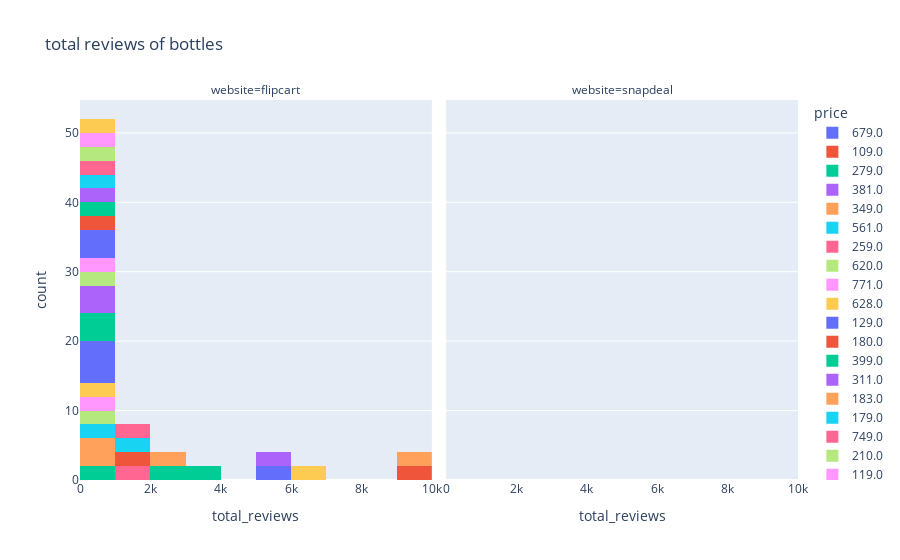

Source (notebook cell):
### Code cell
kw = 'bottles'
bottles = dataset[dataset['keyword'] == kw]
x = 'total_reviews'
title = f'total reviews of {kw}'
facet_col = 'website'
px.histogram(data_frame = bottles, x = x, title = title, facet_col = facet_col, color='price')

### Figure 1 — Plotly figure (JSON) as saved in the notebook; plotly's stock layout.template omitted (floating-point values rounded to 4 significant figures)
{"data": [{"alignmentgroup": "True", "bingroup": "x", "hoverlabel": {"namelength": 0}, "hovertemplate": "price=679.0<br>website=flipcart<br>total_reviews=%{x}<br>count=%{y}", "legendgroup": "679.0", "marker": {"color": "#636efa"}, "name": "679.0", "offsetgroup": "679.0", "orientation": "v", "showlegend": true, "type": "histogram", "x": [5821, 5821], "xaxis": "x", "yaxis": "y"}, {"alignmentgroup": "True", "bingroup": "x", "hoverlabel": {"namelength": 0}, "hovertemplate": "price=109.0<br>website=flipcart<br>total_reviews=%{x}<br>count=%{y}", "legendgroup": "109.0", "marker": {"color": "#EF553B"}, "name": "109.0", "offsetgroup": "109.0", "orientation": "v", "showlegend": true, "type": "histogram", "x": [9548, 9548], "xaxis": "x", "yaxis": "y"}, {"alignmentgroup": "True", "bingroup": "x", "hoverlabel": {"namelength": 0}, "hovertemplate": "price=279.0<br>website=flipcart<br>total_reviews=%{x}<br>count=%{y}", "legendgroup": "279.0", "marker": {"color": "#00cc96"}, "name": "279.0", "offsetgroup": "279.0", "orientation": "v", "showlegend": true, "type": "histogram", "x": [2545, 809, 809, 2545], "xaxis": "x", "yaxis": "y"}, {"alignmentgroup": "True", "bingroup": "x", "hoverlabel": {"namelength": 0}, "hovertemplate": "price=381.0<br>website=flipcart<br>total_reviews=%{x}<br>count=%{y}", "legendgroup": "381.0", "marker": {"color": "#ab63fa"}, "name": "381.0", "offsetgroup": "381.0", "orientation": "v", "showlegend": true, "type": "histogram", "x": [5821, 5821], "xaxis": "x", "yaxis": "y"}, {"alignmentgroup": "True", "bingroup": "x", "hoverlabel": {"namelength": 0}, "hovertemplate": "price=349.0<br>website=flipcart<br>total_reviews=%{x}<br>count=%{y}", "legendgroup": "349.0", "marker": {"color": "#FFA15A"}, "name": "349.0", "offsetgroup": "349.0", "orientation": "v", "showlegend": true, "type": "histogram", "x": [76, 140, 76, 140], "xaxis": "x", "yaxis": "y"}, {"alignmentgroup": "True", "bingroup": "x", "hoverlabel": {"namelength": 0}, "hovertemplate": "price=561.0<br>website=flipcart<br>total_reviews=%{x}<br>count=%{y}", "legendgroup": "561.0", "marker": {"color": "#19d3f3"}, "name": "561.0", "offsetgroup": "561.0", "orientation": "v", "showlegend": true, "type": "histogram", "x": [84, 84], "xaxis": "x", "yaxis": "y"}, {"alignmentgroup": "True", "bingroup": "x", "hoverlabel": {"namelength": 0}, "hovertemplate": "price=259.0<br>website=flipcart<br>total_reviews=%{x}<br>count=%{y}", "legendgroup": "259.0", "marker": {"color": "#FF6692"}, "name": "259.0", "offsetgroup": "259.0", "orientation": "v", "showlegend": true, "type": "histogram", "x": [1759, 1759], "xaxis": "x", "yaxis": "y"}, {"alignmentgroup": "True", "bingroup": "x", "hoverlabel": {"namelength": 0}, "hovertemplate": "price=620.0<br>website=flipcart<br>total_reviews=%{x}<br>count=%{y}", "legendgroup": "620.0", "marker": {"color": "#B6E880"}, "name": "620.0", "offsetgroup": "620.0", "orientation": "v", "showlegend": true, "type": "histogram", "x": [136, 136], "xaxis": "x", "yaxis": "y"}, {"alignmentgroup": "True", "bingroup": "x", "hoverlabel": {"namelength": 0}, "hovertemplate": "price=771.0<br>website=flipcart<br>total_reviews=%{x}<br>count=%{y}", "legendgroup": "771.0", "marker": {"color": "#FF97FF"}, "name": "771.0", "offsetgroup": "771.0", "orientation": "v", "showlegend": true, "type": "histogram", "x": [12, 12], "xaxis": "x", "yaxis": "y"}, {"alignmentgroup": "True", "bingroup": "x", "hoverlabel": {"namelength": 0}, "hovertemplate": "price=628.0<br>website=flipcart<br>total_reviews=%{x}<br>count=%{y}", "legendgroup": "628.0", "marker": {"color": "#FECB52"}, "name": "628.0", "offsetgroup": "628.0", "orientation": "v", "showlegend": true, "type": "histogram", "x": [502, 502], "xaxis": "x", "yaxis": "y"}, {"alignmentgroup": "True", "bingroup": "x", "hoverlabel": {"namelength": 0}, "hovertemplate": "price=129.0<br>website=flipcart<br>total_reviews=%{x}<br>count=%{y}", "legendgroup": "129.0", "marker": {"color": "#636efa"}, "name": "129.0", "offsetgroup": "129.0", "orientation": "v", "showlegend": true, "type": "histogram", "x": [663, 663, 881, 663, 663, 881], "xaxis": "x", "yaxis": "y"}, {"alignmentgroup": "True", "bingroup": "x", "hoverlabel": {"namelength": 0}, "hovertemplate": "price=180.0<br>website=flipcart<br>total_reviews=%{x}<br>count=%{y}", "legendgroup": "180.0", "marker": {"color": "#EF553B"}, "name": "180.0", "offsetgroup": "180.0", "orientation": "v", "showlegend": true, "type": "histogram", "x": [1409, 1409], "xaxis": "x", "yaxis": "y"}, {"alignmentgroup": "True", "bingroup": "x", "hoverlabel": {"namelength": 0}, "hovertemplate": "price=399.0<br>website=flipcart<br>total_reviews=%{x}<br>count=%{y}", "legendgroup": "399.0", "marker": {"color": "#00cc96"}, "name": "399.0", "offsetgroup": "399.0", "orientation": "v", "showlegend": true, "type": "histogram", "x": [127, 3242, 3242, 127, 23, 23], "xaxis": "x", "yaxis": "y"}, {"alignmentgroup": "True", "bingroup": "x", "hoverlabel": {"namelength": 0}, "hovertemplate": "price=311.0<br>website=flipcart<br>total_reviews=%{x}<br>count=%{y}", "legendgroup": "311.0", "marker": {"color": "#ab63fa"}, "name": "311.0", "offsetgroup": "311.0", "orientation": "v", "showlegend": true, "type": "histogram", "x": [61, 70, 70, 61], "xaxis": "x", "yaxis": "y"}, {"alignmentgroup": "True", "bingroup": "x", "hoverlabel": {"namelength": 0}, "hovertemplate": "price=183.0<br>website=flipcart<br>total_reviews=%{x}<br>count=%{y}", "legendgroup": "183.0", "marker": {"color": "#FFA15A"}, "name": "183.0", "offsetgroup": "183.0", "orientation": "v", "showlegend": true, "type": "histogram", "x": [9689, 9689], "xaxis": "x", "yaxis": "y"}, {"alignmentgroup": "True", "bingroup": "x", "hoverlabel": {"namelength": 0}, "hovertemplate": "price=179.0<br>website=flipcart<br>total_reviews=%{x}<br>count=%{y}", "legendgroup": "179.0", "marker": {"color": "#19d3f3"}, "name": "179.0", "offsetgroup": "179.0", "orientation": "v", "showlegend": true, "type": "histogram", "x": [1623, 1623], "xaxis": "x", "yaxis": "y"}, {"alignmentgroup": "True", "bingroup": "x", "hoverlabel": {"namelength": 0}, "hovertemplate": "price=749.0<br>website=flipcart<br>total_reviews=%{x}<br>count=%{y}", "legendgroup": "749.0", "marker": {"color": "#FF6692"}, "name": "749.0", "offsetgroup": "749.0", "orientation": "v", "showlegend": true, "type": "histogram", "x": [1357, 1357], "xaxis": "x", "yaxis": "y"}, {"alignmentgroup": "True", "bingroup": "x", "hoverlabel": {"namelength": 0}, "hovertemplate": "price=210.0<br>website=flipcart<br>total_reviews=%{x}<br>count=%{y}", "legendgroup": "210.0", "marker": {"color": "#B6E880"}, "name": "210.0", "offsetgroup": "210.0", "orientation": "v", "showlegend": true, "type": "histogram", "x": [100, 100], "xaxis": "x", "yaxis": "y"}, {"alignmentgroup": "True", "bingroup": "x", "hoverlabel": {"namelength": 0}, "hovertemplate": "price=119.0<br>website=flipcart<br>total_reviews=%{x}<br>count=%{y}", "legendgroup": "119.0", "marker": {"color": "#FF97FF"}, "name": "119.0", "offsetgroup": "119.0", "orientation": "v", "showlegend": true, "type": "histogram", "x": [29, 29], "xaxis": "x", "yaxis": "y"}, {"alignmentgroup": "True", "bingroup": "x", "hoverlabel": {"namelength": 0}, "hovertemplate": "price=199.0<br>website=flipcart<br>total_reviews=%{x}<br>count=%{y}", "legendgroup": "199.0", "marker": {"color": "#FECB52"}, "name": "199.0", "offsetgroup": "199.0", "orientation": "v", "showlegend": true, "type": "histogram", "x": [6809, 6809], "xaxis": "x", "yaxis": "y"}, {"alignmentgroup": "True", "bingroup": "x", "hoverlabel": {"namelength": 0}, "hovertemplate": "price=499.0<br>website=flipcart<br>total_reviews=%{x}<br>count=%{y}", "legendgroup": "499.0", "marker": {"color": "#636efa"}, "name": "499.0", "offsetgroup": "499.0", "orientation": "v", "showlegend": true, "type": "histogram", "x": [102, 100, 102, 100], "xaxis": "x", "yaxis": "y"}, {"alignmentgroup": "True", "bingroup": "x", "hoverlabel": {"namelength": 0}, "hovertemplate": "price=911.0<br>website=flipcart<br>total_reviews=%{x}<br>count=%{y}", "legendgroup": "911.0", "marker": {"color": "#EF553B"}, "name": "911.0", "offsetgroup": "911.0", "orientation": "v", "showlegend": true, "type": "histogram", "x": [76, 76], "xaxis": "x", "yaxis": "y"}, {"alignmentgroup": "True", "bingroup": "x", "hoverlabel": {"namelength": 0}, "hovertemplate": "price=374.0<br>website=flipcart<br>total_reviews=%{x}<br>count=%{y}", "legendgroup": "374.0", "marker": {"color": "#00cc96"}, "name": "374.0", "offsetgroup": "374.0", "orientation": "v", "showlegend": true, "type": "histogram", "x": [4, 4], "xaxis": "x", "yaxis": "y"}, {"alignmentgroup": "True", "bingroup": "x", "hoverlabel": {"namelength": 0}, "hovertemplate": "price=729.0<br>website=flipcart<br>total_reviews=%{x}<br>count=%{y}", "legendgroup": "729.0", "marker": {"color": "#ab63fa"}, "name": "729.0", "offsetgroup": "729.0", "orientation": "v", "showlegend": true, "type": "histogram", "x": [45, 45], "xaxis": "x", "yaxis": "y"}, {"alignmentgroup": "True", "bingroup": "x", "hoverlabel": {"namelength": 0}, "hovertemplate": "price=229.0<br>website=flipcart<br>total_reviews=%{x}<br>count=%{y}", "legendgroup": "229.0", "marker": {"color": "#FFA15A"}, "name": "229.0", "offsetgroup": "229.0", "orientation": "v", "showlegend": true, "type": "histogram", "x": [2535, 2535], "xaxis": "x", "yaxis": "y"}, {"alignmentgroup": "True", "bingroup": "x", "hoverlabel": {"namelength": 0}, "hovertemplate": "price=586.0<br>website=flipcart<br>total_reviews=%{x}<br>count=%{y}", "legendgroup": "586.0", "marker": {"color": "#19d3f3"}, "name": "586.0", "offsetgroup": "586.0", "orientation": "v", "showlegend": true, "type": "histogram", "x": [92, 92], "xaxis": "x", "yaxis": "y"}, {"alignmentgroup": "True", "bingroup": "x", "hoverlabel": {"namelength": 0}, "hovertemplate": "price=439.0<br>website=flipcart<br>total_reviews=%{x}<br>count=%{y}", "legendgroup": "439.0", "marker": {"color": "#FF6692"}, "name": "439.0", "offsetgroup": "439.0", "orientation": "v", "showlegend": true, "type": "histogram", "x": [697, 697], "xaxis": "x", "yaxis": "y"}, {"alignmentgroup": "True", "bingroup": "x", "hoverlabel": {"namelength": 0}, "hovertemplate": "price=799.0<br>website=flipcart<br>total_reviews=%{x}<br>count=%{y}", "legendgroup": "799.0", "marker": {"color": "#B6E880"}, "name": "799.0", "offsetgroup": "799.0", "orientation": "v", "showlegend": true, "type": "histogram", "x": [206, 206], "xaxis": "x", "yaxis": "y"}, {"alignmentgroup": "True", "bingroup": "x", "hoverlabel": {"namelength": 0}, "hovertemplate": "price=595.0<br>website=flipcart<br>total_reviews=%{x}<br>count=%{y}", "legendgroup": "595.0", "marker": {"color": "#FF97FF"}, "name": "595.0", "offsetgroup": "595.0", "orientation": "v", "showlegend": true, "type": "histogram", "x": [38, 38], "xaxis": "x", "yaxis": "y"}, {"alignmentgroup": "True", "bingroup": "x", "hoverlabel": {"namelength": 0}, "hovertemplate": "price=651.0<br>website=flipcart<br>total_reviews=%{x}<br>count=%{y}", "legendgroup": "651.0", "marker": {"color": "#FECB52"}, "name": "651.0", "offsetgroup": "651.0", "orientation": "v", "showlegend": true, "type": "histogram", "x": [552, 552], "xaxis": "x", "yaxis": "y"}, {"alignmentgroup": "True", "bingroup": "x", "hoverlabel": {"namelength": 0}, "hovertemplate": "price=290.0<br>website=snapdeal<br>total_reviews=%{x}<br>count=%{y}", "legendgroup": "290.0", "marker": {"color": "#636efa"}, "name": "290.0", "offsetgroup": "290.0", "orientation": "v", "showlegend": true, "type": "histogram", "x": [null, null, null, null, null], "xaxis": "x2", "yaxis": "y2"}, {"alignmentgroup": "True", "bingroup": "x", "hoverlabel": {"namelength": 0}, "hovertemplate": "price=275.0<br>website=snapdeal<br>total_reviews=%{x}<br>count=%{y}", "legendgroup": "275.0", "marker": {"color": "#EF553B"}, "name": "275.0", "offsetgroup": "275.0", "orientation": "v", "showlegend": true, "type": "histogram", "x": [null, null], "xaxis": "x2", "yaxis": "y2"}, {"alignmentgroup": "True", "bingroup": "x", "hoverlabel": {"namelength": 0}, "hovertemplate": "price=269.0<br>website=snapdeal<br>total_reviews=%{x}<br>count=%{y}", "legendgroup": "269.0", "marker": {"color": "#00cc96"}, "name": "269.0", "offsetgroup": "269.0", "orientation": "v", "showlegend": true, "type": "histogram", "x": [null, null, null], "xaxis": "x2", "yaxis": "y2"}, {"alignmentgroup": "True", "bingroup": "x", "hoverlabel": {"namelength": 0}, "hovertemplate": "price=265.0<br>website=snapdeal<br>total_reviews=%{x}<br>count=%{y}", "legendgroup": "265.0", "marker": {"color": "#ab63fa"}, "name": "265.0", "offsetgroup": "265.0", "orientation": "v", "showlegend": true, "type": "histogram", "x": [null, null, null], "xaxis": "x2", "yaxis": "y2"}, {"alignmentgroup": "True", "bingroup": "x", "hoverlabel": {"namelength": 0}, "hovertemplate": "price=263.0<br>website=snapdeal<br>total_reviews=%{x}<br>count=%{y}", "legendgroup": "263.0", "marker": {"color": "#FFA15A"}, "name": "263.0", "offsetgroup": "263.0", "orientation": "v", "showlegend": true, "type": "histogram", "x": [null, null], "xaxis": "x2", "yaxis": "y2"}, {"alignmentgroup": "True", "bingroup": "x", "hoverlabel": {"namelength": 0}, "hovertemplate": "price=289.0<br>website=snapdeal<br>total_reviews=%{x}<br>count=%{y}", "legendgroup": "289.0", "marker": {"color": "#19d3f3"}, "name": "289.0", "offsetgroup": "289.0", "orientation": "v", "showlegend": true, "type": "histogram", "x": [null], "xaxis": "x2", "yaxis": "y2"}, {"alignmentgroup": "True", "bingroup": "x", "hoverlabel": {"namelength": 0}, "hovertemplate": "price=272.0<br>website=snapdeal<br>total_reviews=%{x}<br>count=%{y}", "legendgroup": "272.0", "marker": {"color": "#FF6692"}, "name": "272.0", "offsetgroup": "272.0", "orientation": "v", "showlegend": true, "type": "histogram", "x": [null], "xaxis": "x2", "yaxis": "y2"}, {"alignmentgroup": "True", "bingroup": "x", "hoverlabel": {"namelength": 0}, "hovertemplate": "price=292.0<br>website=snapdeal<br>total_reviews=%{x}<br>count=%{y}", "legendgroup": "292.0", "marker": {"color": "#B6E880"}, "name": "292.0", "offsetgroup": "292.0", "orientation": "v", "showlegend": true, "type": "histogram", "x": [null], "xaxis": "x2", "yaxis": "y2"}, {"alignmentgroup": "True", "bingroup": "x", "hoverlabel": {"namelength": 0}, "hovertemplate": "price=270.0<br>website=snapdeal<br>total_reviews=%{x}<br>count=%{y}", "legendgroup": "270.0", "marker": {"color": "#FF97FF"}, "name": "270.0", "offsetgroup": "270.0", "orientation": "v", "showlegend": true, "type": "histogram", "x": [null], "xaxis": "x2", "yaxis": "y2"}, {"alignmentgroup": "True", "bingroup": "x", "hoverlabel": {"namelength": 0}, "hovertemplate": "price=299.0<br>website=snapdeal<br>total_reviews=%{x}<br>count=%{y}", "legendgroup": "299.0", "marker": {"color": "#FECB52"}, "name": "299.0", "offsetgroup": "299.0", "orientation": "v", "showlegend": true, "type": "histogram", "x": [null, null, null, null, null, null, null, null, null, null, null, null, null, null, null, null, null, null], "xaxis": "x2", "yaxis": "y2"}], "layout": {"annotations": [{"font": {}, "showarrow": false, "text": "website=flipcart", "x": 0.245, "xanchor": "center", "xref": "paper", "y": 1, "yanchor": "bottom", "yref": "paper"}, {"font": {}, "showarrow": false, "text": "website=snapdeal", "x": 0.755, "xanchor": "center", "xref": "paper", "y": 1, "yanchor": "bottom", "yref": "paper"}], "barmode": "relative", "legend": {"title": {"text": "price"}, "tracegroupgap": 0}, "title": {"text": "total reviews of bottles"}, "xaxis": {"anchor": "y", "domain": [0, 0.49], "title": {"text": "total_reviews"}}, "xaxis2": {"anchor": "y2", "domain": [0.51, 1], "matches": "x", "title": {"text": "total_reviews"}}, "yaxis": {"anchor": "x", "domain": [0, 1], "title": {"text": "count"}}, "yaxis2": {"anchor": "x2", "domain": [0, 1], "matches": "y", "showticklabels": false}}}
